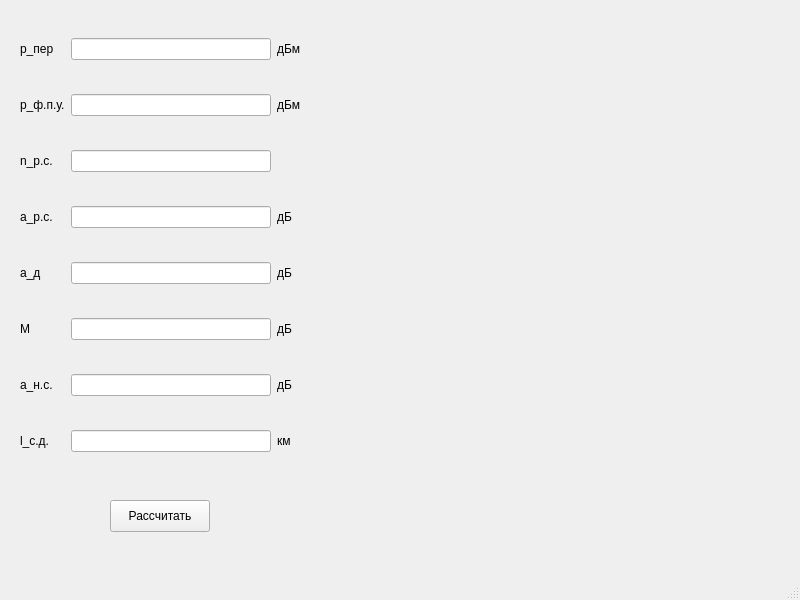
<?xml version="1.0" encoding="UTF-8"?>
<ui version="4.0">
 <class>MainWindow</class>
 <widget class="QMainWindow" name="MainWindow">
  <property name="geometry">
   <rect>
    <x>0</x>
    <y>0</y>
    <width>800</width>
    <height>600</height>
   </rect>
  </property>
  <property name="windowTitle">
   <string>MainWindow</string>
  </property>
  <widget class="QWidget" name="centralwidget">
   <widget class="QPushButton" name="pushButton_calc">
    <property name="geometry">
     <rect>
      <x>110</x>
      <y>500</y>
      <width>100</width>
      <height>32</height>
     </rect>
    </property>
    <property name="text">
     <string>Рассчитать</string>
    </property>
   </widget>
   <widget class="QWidget" name="gridLayoutWidget">
    <property name="geometry">
     <rect>
      <x>20</x>
      <y>10</y>
      <width>281</width>
      <height>471</height>
     </rect>
    </property>
    <layout class="QGridLayout" name="gridLayout">
     <item row="5" column="2">
      <widget class="QLabel" name="label_systemBuffer_2">
       <property name="text">
        <string>дБ</string>
       </property>
      </widget>
     </item>
     <item row="0" column="2">
      <widget class="QLabel" name="label_exitLvl_2">
       <property name="text">
        <string>дБм</string>
       </property>
      </widget>
     </item>
     <item row="4" column="0">
      <widget class="QLabel" name="label_extraLoss">
       <property name="text">
        <string>a_д</string>
       </property>
      </widget>
     </item>
     <item row="2" column="1">
      <widget class="QLineEdit" name="lineEdit_connectionsCount"/>
     </item>
     <item row="1" column="0">
      <widget class="QLabel" name="label_recievedLvl">
       <property name="text">
        <string>p_ф.п.у.</string>
       </property>
      </widget>
     </item>
     <item row="3" column="2">
      <widget class="QLabel" name="label_avgConnectionLoss_2">
       <property name="text">
        <string>дБ</string>
       </property>
      </widget>
     </item>
     <item row="5" column="1">
      <widget class="QLineEdit" name="lineEdit_systemBuffer"/>
     </item>
     <item row="1" column="1">
      <widget class="QLineEdit" name="lineEdit_recievedLvl"/>
     </item>
     <item row="2" column="0">
      <widget class="QLabel" name="label_connectionsCount">
       <property name="text">
        <string>n_р.с.</string>
       </property>
      </widget>
     </item>
     <item row="3" column="0">
      <widget class="QLabel" name="label_avgSpliceLoss">
       <property name="text">
        <string>a_р.с.</string>
       </property>
      </widget>
     </item>
     <item row="3" column="1">
      <widget class="QLineEdit" name="lineEdit_avgConnectionLoss"/>
     </item>
     <item row="1" column="2">
      <widget class="QLabel" name="label_recievedLvl_2">
       <property name="text">
        <string>дБм</string>
       </property>
      </widget>
     </item>
     <item row="6" column="0">
      <widget class="QLabel" name="label_avgSpliceLoss_2">
       <property name="text">
        <string>a_н.с.</string>
       </property>
      </widget>
     </item>
     <item row="6" column="2">
      <widget class="QLabel" name="label_avgSpliceLoss_3">
       <property name="text">
        <string>дБ</string>
       </property>
      </widget>
     </item>
     <item row="0" column="0">
      <widget class="QLabel" name="label_exitLvl">
       <property name="text">
        <string>p_пер</string>
       </property>
      </widget>
     </item>
     <item row="5" column="0">
      <widget class="QLabel" name="label_systemBuffer">
       <property name="text">
        <string>M</string>
       </property>
      </widget>
     </item>
     <item row="0" column="1">
      <widget class="QLineEdit" name="lineEdit_exitLvl"/>
     </item>
     <item row="6" column="1">
      <widget class="QLineEdit" name="lineEdit_avgSpliceLoss"/>
     </item>
     <item row="4" column="2">
      <widget class="QLabel" name="label_extraLoss_2">
       <property name="text">
        <string>дБ</string>
       </property>
      </widget>
     </item>
     <item row="4" column="1">
      <widget class="QLineEdit" name="lineEdit_extraLoss"/>
     </item>
     <item row="7" column="0">
      <widget class="QLabel" name="label_constructionLength">
       <property name="text">
        <string>l_с.д.</string>
       </property>
      </widget>
     </item>
     <item row="7" column="1">
      <widget class="QLineEdit" name="lineEdit_constructionLength"/>
     </item>
     <item row="7" column="2">
      <widget class="QLabel" name="label_constructionLength_2">
       <property name="text">
        <string>км</string>
       </property>
      </widget>
     </item>
    </layout>
   </widget>
  </widget>
  <widget class="QMenuBar" name="menubar">
   <property name="geometry">
    <rect>
     <x>0</x>
     <y>0</y>
     <width>800</width>
     <height>22</height>
    </rect>
   </property>
  </widget>
  <widget class="QStatusBar" name="statusbar"/>
 </widget>
 <resources/>
 <connections/>
</ui>
